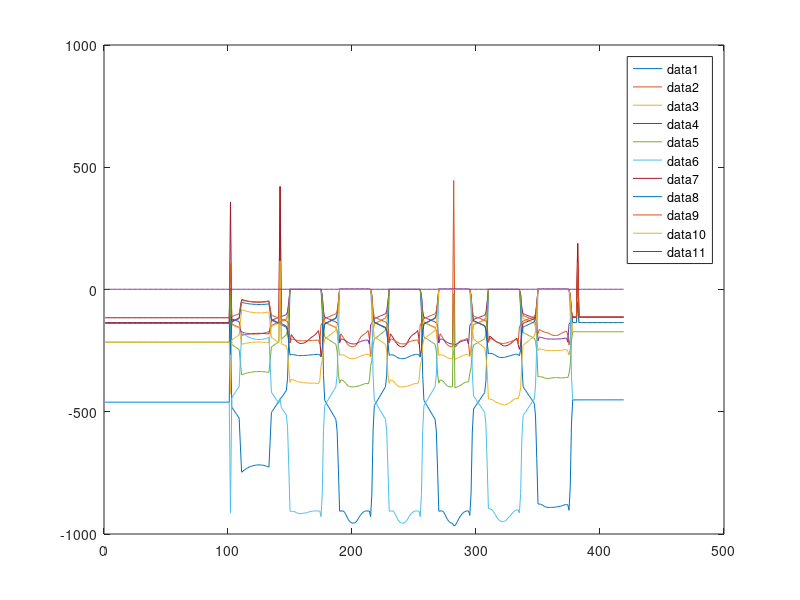

Write the MATLAB code that produced this figure.
margin = importdata("newfile.txt");
force = importdata("newfile1.txt");
trajectory = importdata("newfile2.txt");
[a,b] = size(margin);
index = 1;
index2 = 3;
check_violation = false;
for i = 1:a
    for j = 1:b-1
        if margin(i,j) > 0
            violation_ticks(index,index2) = j;
            index2 = index2 + 1;
            violation_ticks(index,1) = i;
            violation_ticks(index,2) = margin(i,11);
            check_violation = true;
        end
        if margin(i,j) >= 100000
            margin(i,j) = 0;
        end
    end
    if check_violation
        index = index +1;
        check_violation = false;
    end
    index2 = 3;
end

plot(margin)
legend
